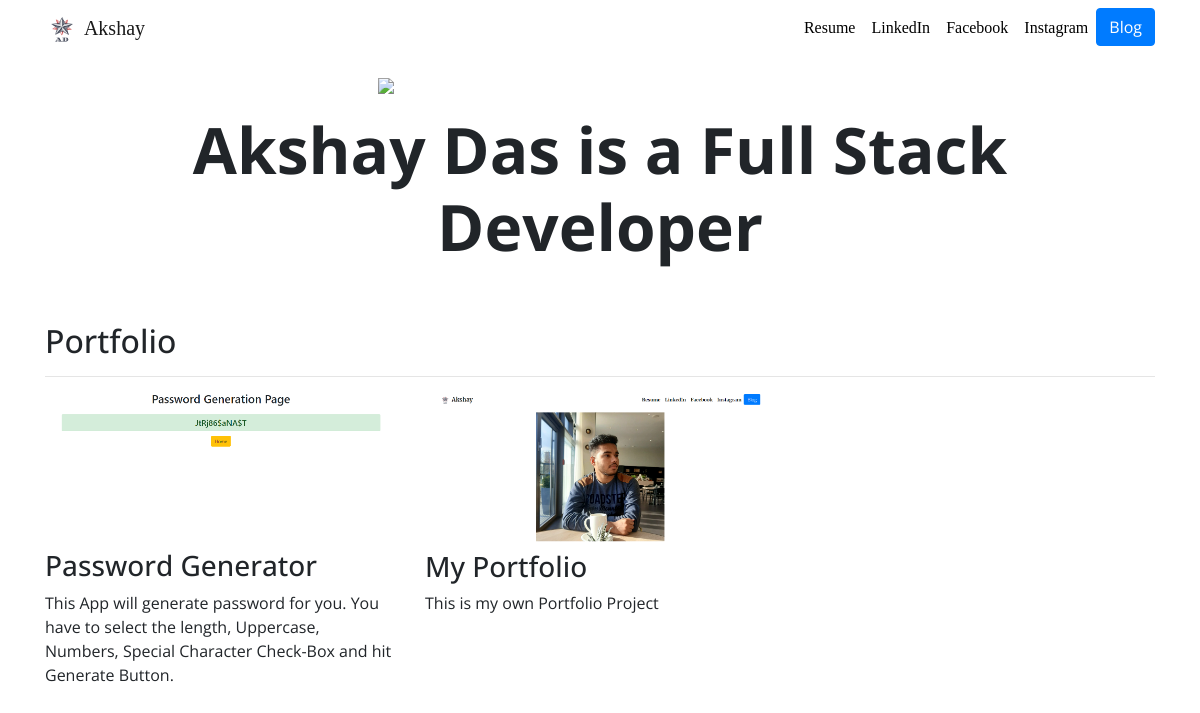
Before: / with the older database file.
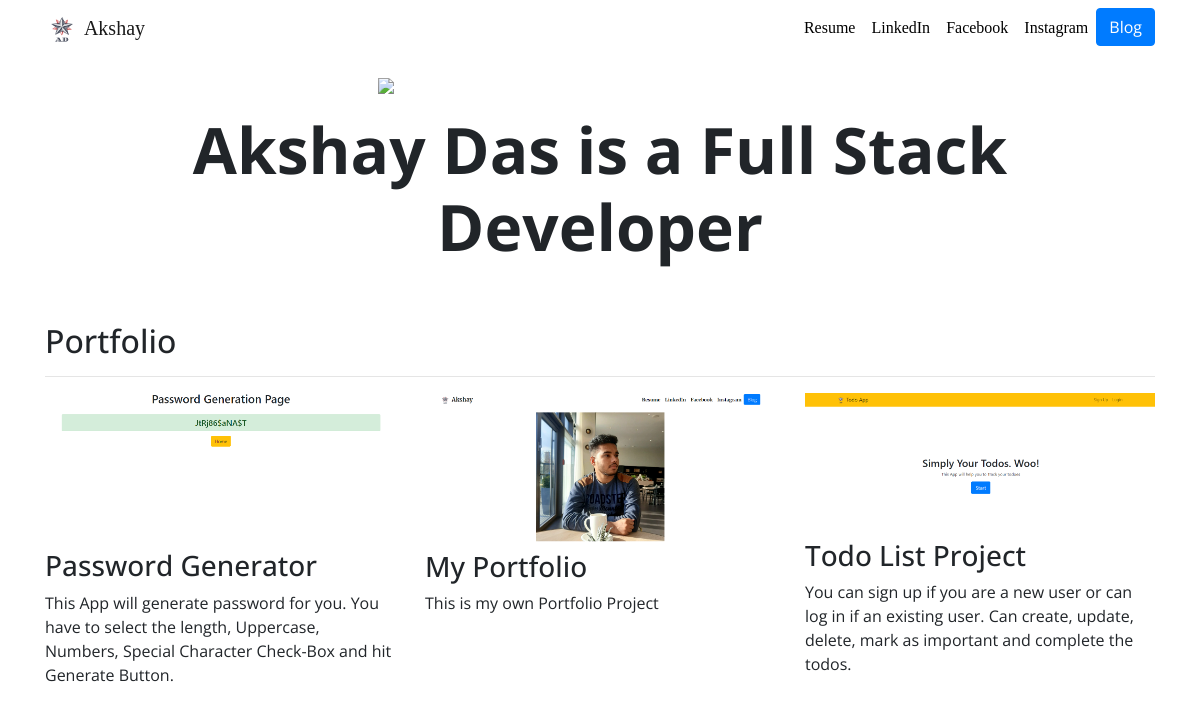
After: the same page with the newer database file.
### portfolio/models.py (models this page shows, shortened)
class Project(models.Model): #class name must be caps
    title = models.CharField(max_length=20)
    description = models.CharField(max_length=200)
    image = models.ImageField(upload_to='portfolio/images/') # need to install pillow
    url = models.URLField(blank=True)

### portfolio/views.py (the view)
# urls.py: 2. Add a URL to urlpatterns:  path('', views.home, name='home')
def home(request):
    projects = Project.objects.all()
    return render (request,'portfolio/home.html',{'projects':projects})

### portfolio/templates/portfolio/home.html
{% extends "portfolio/base.html" %}
{% load static %}
{% block content %}
<div class="row justify-content-center my-3">
  <div class="col-5">
    <img src="{% static 'portfolio/aks.jpg' %}" class="img-fluid">
  </div>
</div>
<div class="row justify-content-center mb-3">
  <div class="col-md-9 text-center">
    <h1 id="hometext" class="font-weight-bold">Akshay Das is a Full Stack Developer</h1>
  </div>
</div>
<h2 class="mt-5">Portfolio</h2>
<hr>
<div class="row">
  {% for project in projects %}
  <div class="col-lg-4 col-md-6">
    {% if project.url %}
    <a href="{{ project.url }}">
      <img src="{{ project.image.url }}" class="img-fluid mb-2">
    </a>
    {% else %}
    <img src="{{ project.image.url }}" class="img-fluid mb-2">
    {% endif %}
    <h3>{{ project.title }}</h3>
    <p>{{ project.description }}</p>
  </div>
  {% endfor %}
</div>
{% endblock %}

### portfolio/templates/portfolio/base.html (shortened to what this page needs)
{% load static %}
<!doctype html>
<html lang="en">
<head>
  <link rel="stylesheet" href="https://stackpath.bootstrapcdn.com/bootstrap/4.4.1/css/bootstrap.min.css">
  <link rel="stylesheet" href="{% static "portfolio/custom.css" %}">
</head>
<body>
  <nav id="topNav" class="navbar navbar-expand-md navbar-light">
    <div class="container">
      <a class="navbar-brand" href="{% url 'home' %}">
        <img src="{% static "portfolio/Logo.png" %}" width="35" height="30" class="d-inline-block align-top" alt="Akshay's Logo">
        <span>Akshay</span>
      </a>
      <div class="collapse navbar-collapse text-center" id="navbarNav">
        <ul class="navbar-nav ml-auto">
          <li class="nav-item">
            <a class="nav-link" href="{% static "portfolio/Akshay_Das_Resume.pdf" %}">Resume</a>
          </li>
          <li class="nav-item">
            <a class="nav-link" href="https://www.linkedin.com/in/akshay-das-99b79616b/" target="_blank">LinkedIn</a>
          </li>
          <li class="nav-item">
            <a class="nav-link" href="https://www.facebook.com/akshy.das.1/" target="_blank">Facebook</a>
          </li>
          <li class="nav-item">
            <a class="nav-link" href="https://www.instagram.com/beloved__akshay/" target="_blank">Instagram</a>
          </li>
          <li>
            <a role="button" href="{% url 'blog:all_blogs' %}" class="btn btn-primary">Blog</a>
          </li>
        </ul>
      </div>
    </div>
  </nav>
  <div class="container">
    {% block content %}{% endblock %}
  </div>
</body>
</html>

### portfolio/static/portfolio/custom.css (style rules this page uses)
.navbar-nav .nav-link { color: rgba(0,0,0,1) !important; font-family: 'Merriweather', serif; }
.navbar-brand { font-family: 'Merriweather', serif; }
body { font-family: 'Open Sans', sans-serif; }
@media (min-width: 992px) { #hometext { font-size: 4rem; } }

Changed rows visible on the page:
changed Project "Password Generator": image: picture added; image: picture removed
changed Project "My Portfolio": image: picture added; image: picture removed
added Project: image (picture), title "Todo List Project", description "You can sign up if you are a new user or can log in if an existing user. Can create, update, delete, mark as important and complete the todos."
